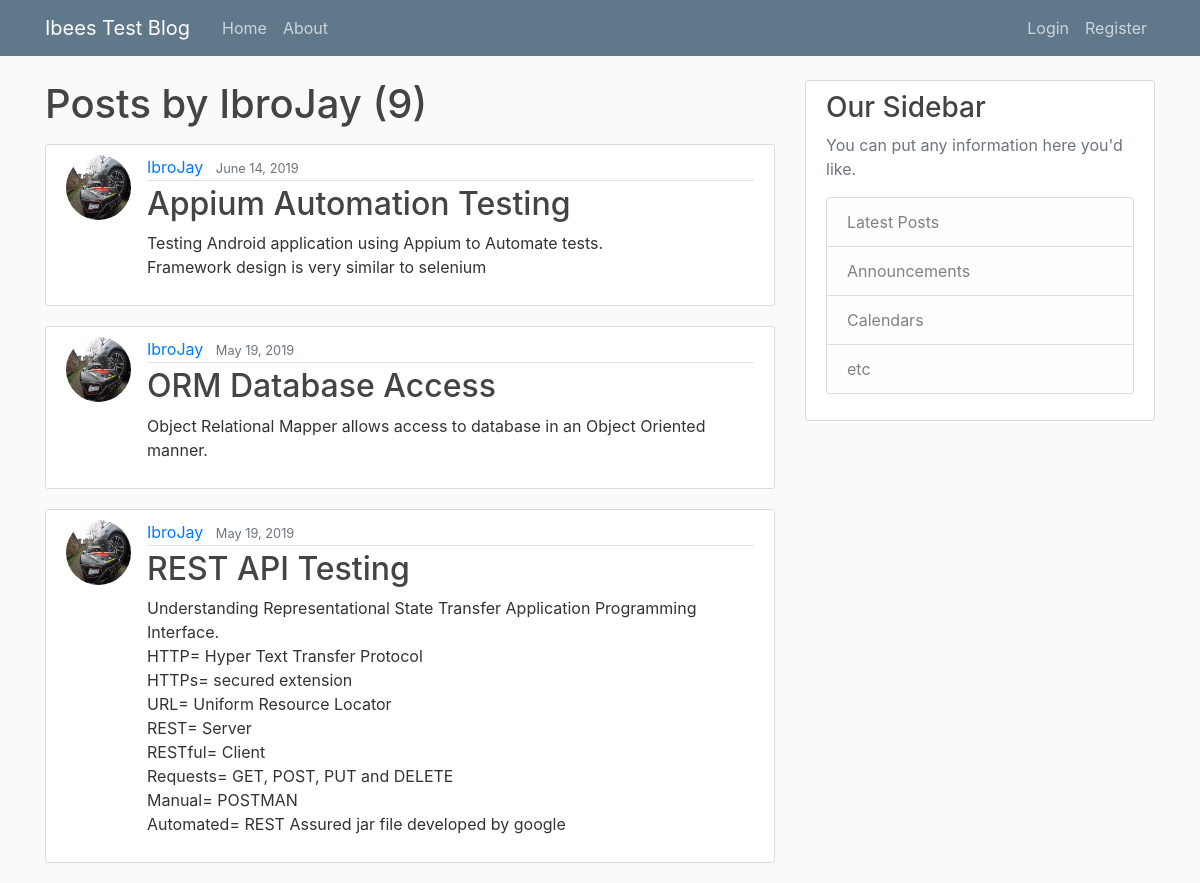
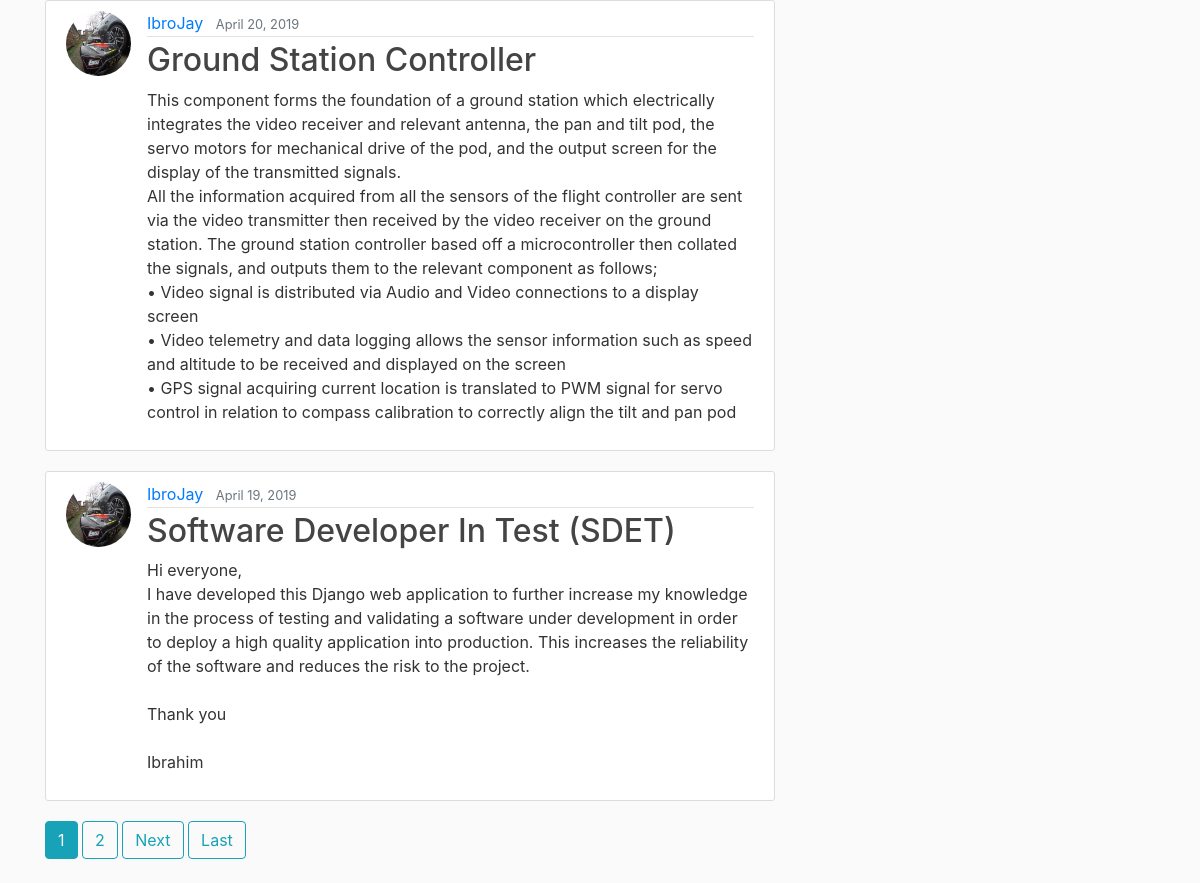
Page /user/IbroJay on the committed database (2 pictures, top to bottom).
### blog/models.py (models this page shows, shortened)
class Post(models.Model):
    title = models.CharField(max_length=50)
    content = models.TextField()
    date_posted = models.DateTimeField(default=timezone.now)
    author = models.ForeignKey(User, on_delete=models.CASCADE)

### users/models.py (models this page shows, shortened)
class Profile(models.Model):
    user = models.OneToOneField(User, on_delete=models.CASCADE)
    image = models.ImageField(default='default.jpg', upload_to='profile_pics')

### blog/views.py (the view)
# urls.py: path('user/<str:username>', UserPostListView.as_view(), name='user-posts'),
class UserPostListView(ListView):
    model = Post
    template_name = 'blog/user_posts.html'  # <app>/<model>_<viewType>.html
    context_object_name = 'posts'
    paginate_by = 5
    def get_queryset(self):
        user = get_object_or_404(User, username=self.kwargs.get('username'))
        return Post.objects.filter(author=user).order_by('-date_posted')

### blog/templates/blog/user_posts.html (shortened to what this page needs)
{% extends "blog/base.html" %}
{% block content %}
    <h1 class="mb-3">Posts by {{ view.kwargs.username }} ({{ page_obj.paginator.count}})</h1>
    {% for post in posts %}
    <article class="media content-section">
        <img class="rounded-circle article-img" src="{{ post.author.profile.image.url }}">
      <div class="media-body">
        <div class="article-metadata">
          <a class="mr-2" href="{% url 'user-posts' post.author.username %}">{{ post.author }}</a>
          <small class="text-muted">{{ post.date_posted|date:"F d, Y" }}</small>
        </div>
        <h2><a class="article-title" href="{% url 'post-detail' post.id %}">{{ post.title }}</a></h2>
        <p class="article-content">{{ post.content }}</p>
      </div>
    </article>
    {% endfor %}
    {% if is_paginated %}
    {% for num in page_obj.paginator.page_range %}
        {% if page_obj.number == num %}
         <a class="btn btn-info mb-4" href="?page={{ num }}">{{ num }}</a>
        {% elif num > page_obj.number|add:'-3' and num < page_obj.number|add:'3'%}
            <a class="btn btn-outline-info mb-4" href="?page={{ num }}">{{ num }}</a>
        {% endif %}
    {% endfor %}
    {% if page_obj.has_next %}
        <a class="btn btn-outline-info mb-4" href="?page={{ page_obj.next_page_number }}">Next</a>
        <a class="btn btn-outline-info mb-4" href="?page={{ page_obj.paginator.num_pages }}">Last</a>
    {% endif %}
    {%endif %}
{% endblock content %}

### blog/static/blog/main.css (style rules this page uses)
body { background: #fafafa; color: #333333; margin-top: 5rem; }
h1, h2, h3, h4, h5, h6 { color: #444444; }
.content-section { background: #ffffff; padding: 10px 20px; border: 1px solid #dddddd; border-radius: 3px; margin-bottom: 20px; }
.article-title { color: #444444; }
.article-content { white-space: pre-line; }
.article-img { height: 65px; width: 65px; margin-right: 16px; }
.article-metadata { padding-bottom: 1px; margin-bottom: 4px; border-bottom: 1px solid #e3e3e3 }

### rows in the picture
Post: author.profile.image (picture), author "IbroJay", date_posted "June 14, 2019", title "Appium Automation Testing", content "Testing Android application using Appium to Automate tests. Framework design is very similar to selenium"
Post: author.profile.image (picture), author "IbroJay", date_posted "May 19, 2019", title "ORM Database Access", content "Object Relational Mapper allows access to database in an Object Oriented manner."
Post: author.profile.image (picture), author "IbroJay", date_posted "May 19, 2019", title "REST API Testing", content "Understanding Representational State Transfer Application Programming Interface. HTTP= Hyper Text Transfer Protocol HTTPs= secured extension URL= Uniform Resource Locator REST= Server RESTful= Client Requests= GET, POST, PUT and DELETE Manual= POSTMAN Automated= REST Assured jar file developed by google"
Post: author.profile.image (picture), author "IbroJay", date_posted "April 20, 2019", title "Ground Station Controller", content "This component forms the foundation of a ground station which electrically integrates the video receiver and relevant antenna, the pan and tilt pod, the servo motors for mechanical drive of the pod, and the output screen for the display of the transmitted signals. All the information acquired from all the sensors of the flight controller are sent via the video transmitter then received by the video receiver on the ground station. The ground station controller based off a microcontroller then collated the signals, and outputs them to the relevant component as follows; • Video signal is distributed via Audio and Video connections to a display screen • Video telemetry and data logging allows…"
Post: author.profile.image (picture), author "IbroJay", date_posted "April 19, 2019", title "Software Developer In Test (SDET)", content "Hi everyone, I have developed this Django web application to further increase my knowledge in the process of testing and validating a software under development in order to deploy a high quality application into production. This increases the reliability of the software and reduces the risk to the project. Thank you Ibrahim"

### other values in the picture
{{ view.kwargs.username }} "IbroJay"
{{ page_obj.paginator.count }} "9"
{{ num }} "1"
{{ num }} "2"
